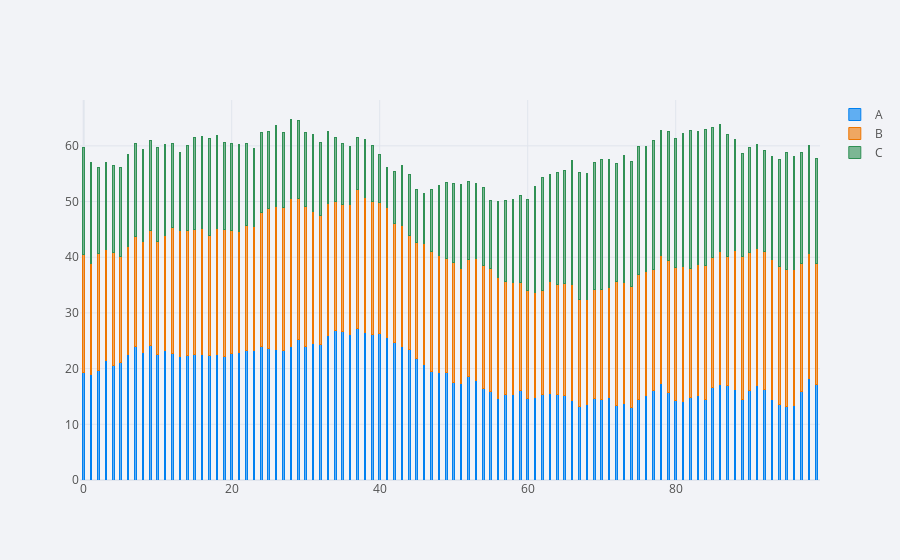

Notebook code cell kept with this figure:
### Code cell
df.iplot(kind = 'bar', barmode='stack', bargap=0.8)
